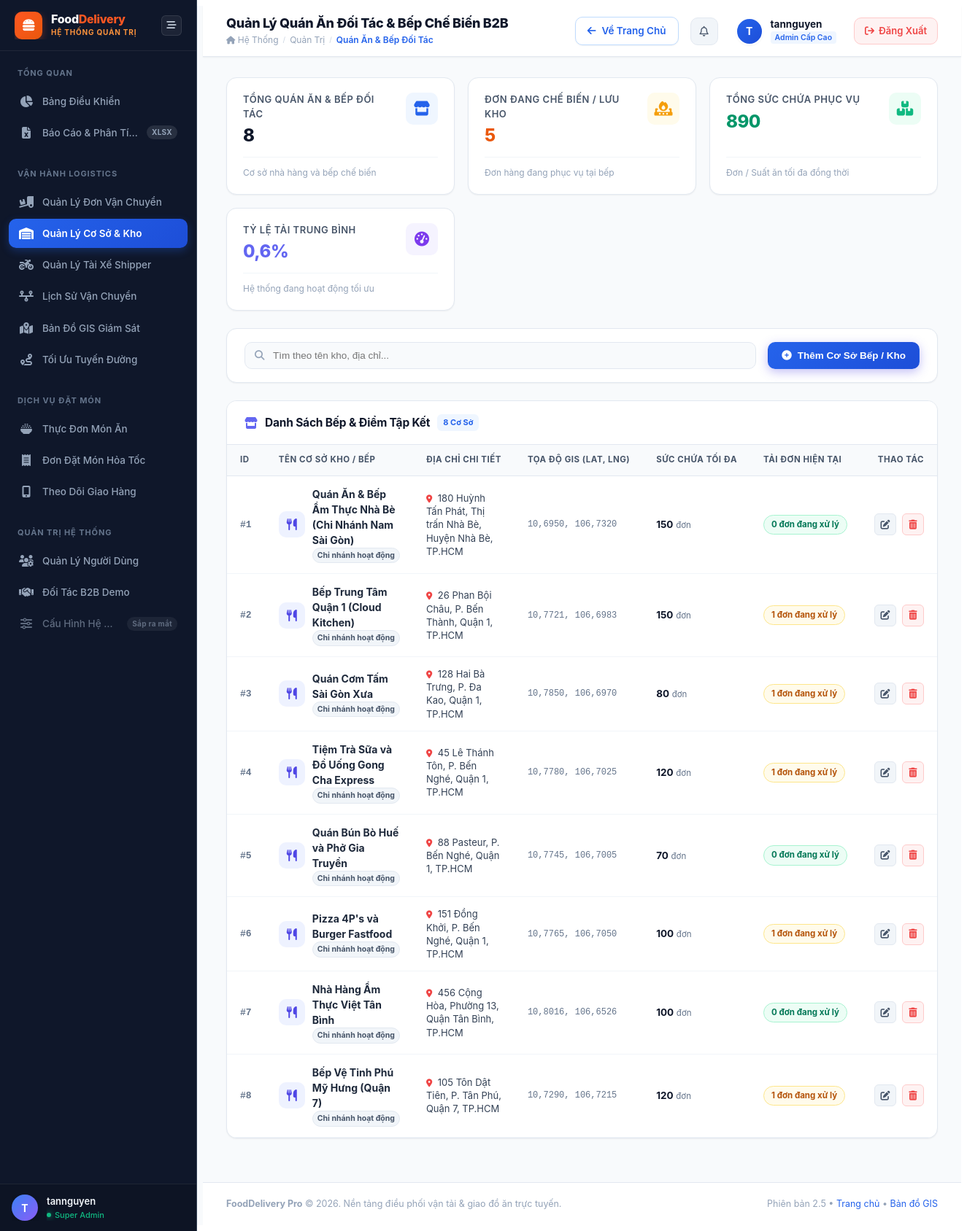
The app's page /quan-ly-kho/ (signed in), older data.
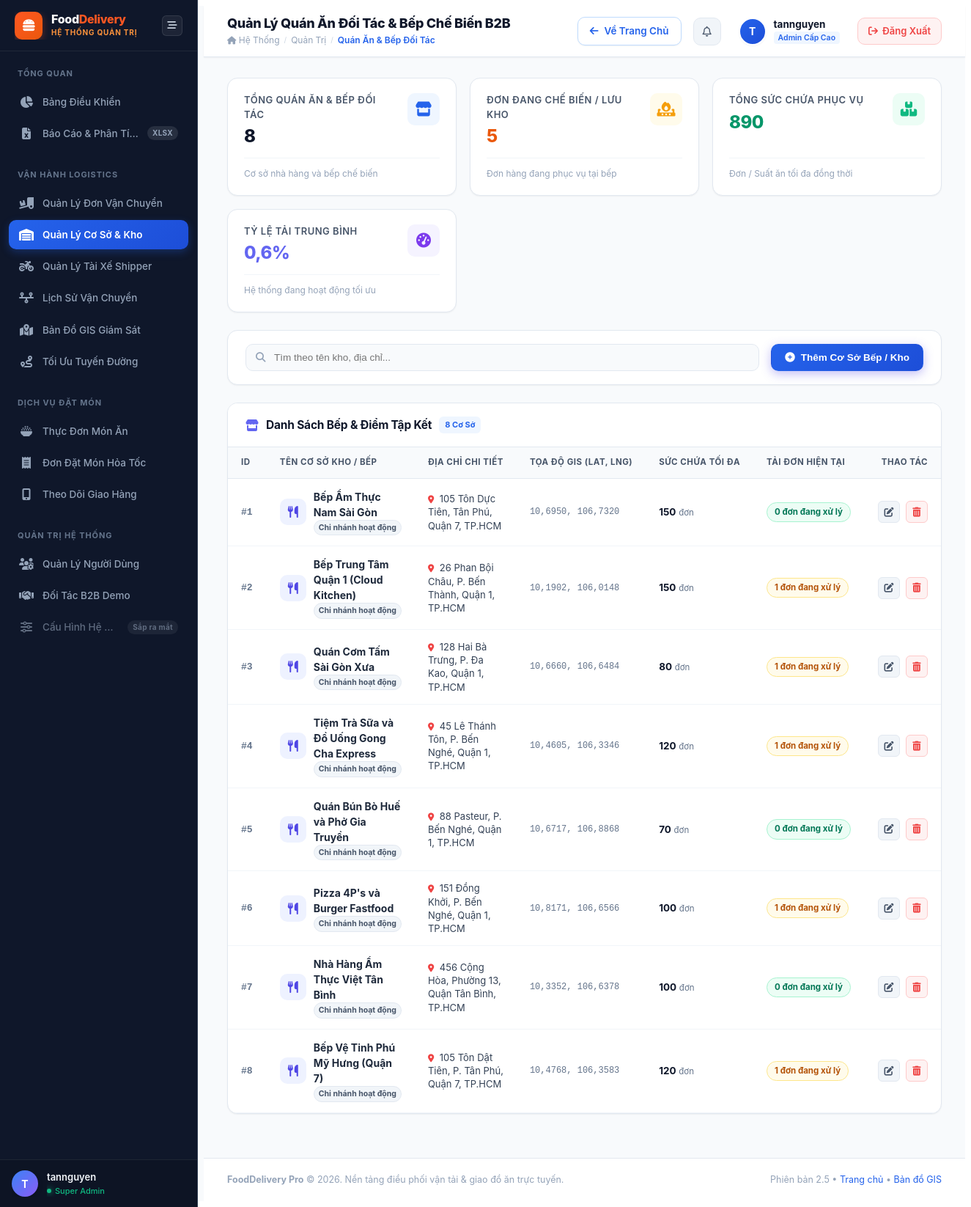
The same page, newer data.
### core/models.py (models this page shows, shortened)
class KhoHang(models.Model):
    chu_so_huu = models.ForeignKey(User, on_delete=models.SET_NULL, null=True, blank=True,
                                   related_name='cac_quan_an', verbose_name="Chủ quán / Đối tác B2B")
    ten_kho = models.CharField(max_length=100, verbose_name="Tên Quán Ăn / Nhà Hàng / Chi Nhánh")
    dia_chi = models.CharField(max_length=200, verbose_name="Địa chỉ")
    lat = models.FloatField(help_text="Vĩ độ (Latitude)")
    lng = models.FloatField(help_text="Kinh độ (Longitude)")
    suc_chua_toi_da = models.IntegerField(default=100, verbose_name="Công suất phục vụ tối đa (Đơn/ngày)")
    loai_hinh = models.CharField(max_length=50, default='Quán ăn ẩm thực', verbose_name="Loại hình cơ sở")
    hinh_anh = models.CharField(max_length=500, blank=True, null=True, default='', verbose_name="Ảnh đại diện quán/bếp")
    danh_gia = models.FloatField(default=4.8, verbose_name="Điểm đánh giá sao")
    thoi_gian_mo_cua = models.CharField(max_length=100, default='07:00 - 22:30', verbose_name="Giờ mở cửa")
    hotline = models.CharField(max_length=20, default='1900 6868', verbose_name="Hotline liên hệ")
    class Meta:
        verbose_name = "Quán ăn / Nhà hàng đối tác B2B"
        verbose_name_plural = "Danh sách Quán ăn / Nhà hàng B2B"

### core/views.py (the view)
# urls.py: path('quan-ly-kho/', views.quan_ly_kho, name='quan_ly_kho'),
@login_required(login_url='core:login')
def quan_ly_kho(request):
    if not request.user.is_staff:
        return redirect('core:home')
    ds_kho = KhoHang.objects.all().order_by('id')
    q = request.GET.get('q', '').strip()
    if q:
        ds_kho = ds_kho.filter(Q(ten_kho__icontains=q) | Q(dia_chi__icontains=q))
    for kho in ds_kho:
        kho.don_chua_giao = kho.donhang_set.exclude(trang_thai__in=['ĐÃ GIAO THÀNH CÔNG', 'ĐÃ HỦY']).count()
        if kho.suc_chua_toi_da and kho.suc_chua_toi_da > 0:
            kho.ty_le_tai = min(round((kho.don_chua_giao / kho.suc_chua_toi_da) * 100), 100)
        else:
            kho.ty_le_tai = 0
    tong_kho = KhoHang.objects.count()
    tong_don_dang_xu_ly = DonHang.objects.exclude(trang_thai__in=['ĐÃ GIAO THÀNH CÔNG', 'ĐÃ HỦY']).count()
    tong_suc_chua = KhoHang.objects.aggregate(Sum('suc_chua_toi_da'))['suc_chua_toi_da__sum'] or 0
    ty_le_tai = round((tong_don_dang_xu_ly / tong_suc_chua * 100), 1) if tong_suc_chua > 0 else 0
    stats = {
        'tong_kho': tong_kho,
        'tong_don_dang_xu_ly': tong_don_dang_xu_ly,
        'tong_suc_chua': tong_suc_chua,
        'ty_le_tai': ty_le_tai,
    }
    return render(request, 'admin_dashboard/quan_ly_kho.html', {
        'ds_kho': ds_kho,
        'stats': stats,
        'q': q,
        'active_menu': 'kho_hang',
    })

### templates/admin_dashboard/quan_ly_kho.html (shortened to what the changed rows need)
{% extends "admin_dashboard/admin_base.html" %}
{% load static currency_filters l10n %}
{% block page_title %}Quản Lý Quán Ăn Đối Tác & Bếp Chế Biến B2B{% endblock %}
{% block admin_content %}
<link rel="stylesheet" href="https://unpkg.com/leaflet@1.9.4/dist/leaflet.css" />
<div class="admin-card">
    <div class="admin-table-container">
        <table class="admin-table" id="warehouseTable">
            <thead>
                <tr>
                    <th style="width: 70px;">ID</th>
                    <th>Tên Cơ Sở Kho / Bếp</th>
                    <th>Địa Chỉ Chi Tiết</th>
                    <th>Tọa Độ GIS (Lat, Lng)</th>
                    <th>Sức Chứa Tối Đa</th>
                    <th>Tải Đơn Hiện Tại</th>
                    <th style="text-align: right; width: 120px;">Thao Tác</th>
                </tr>
            </thead>
            <tbody>
                {% for kho in ds_kho %}
                <tr id="row-warehouse-{{ kho.id }}">
                    <td>
                        <strong style="color: #64748b; font-family: monospace;">#{{ kho.id }}</strong>
                    </td>
                    <td>
                        <div style="display: flex; align-items: center; gap: 10px;">
                            <div style="width: 36px; height: 36px; border-radius: 10px; background: #eef2ff; color: #4f46e5; display: flex; align-items: center; justify-content: center; font-size: 16px; flex-shrink: 0;">
                                <i class="fa-solid fa-utensils"></i>
                            </div>
                            <div>
                                <div style="font-weight: 700; color: #1e293b; font-size: 14px;">{{ kho.ten_kho }}</div>
                                <span class="admin-badge admin-badge-neutral" style="font-size: 10.5px; padding: 2px 6px;">Chi nhánh hoạt động</span>
                            </div>
                        </div>
                    </td>
                    <td>
                        <div style="color: #334155; font-size: 13px; max-width: 260px; line-height: 1.4;">
                            <i class="fa-solid fa-location-dot" style="color: #ef4444; font-size: 11px; margin-right: 4px;"></i>
                            {{ kho.dia_chi }}
                        </div>
                    </td>
                    <td>
                        <div style="font-family: monospace; font-size: 12px; color: #64748b;">
                            {{ kho.lat|floatformat:4 }}, {{ kho.lng|floatformat:4 }}
                        </div>
                    </td>
                    <td>
                        <strong style="color: #0f172a; font-size: 13.5px;">{{ kho.suc_chua_toi_da }}</strong>
                        <span style="font-size: 11.5px; color: #64748b;">đơn</span>
                    </td>
                    <td>
                        <div style="display: flex; align-items: center; gap: 6px;">
                            <span class="admin-badge {% if kho.don_chua_giao > 0 %}admin-badge-warning{% else %}admin-badge-success{% endif %}">
                                {{ kho.don_chua_giao|default:0 }} đơn đang xử lý
                            </span>
                        </div>
                    </td>
                    <td style="text-align: right;">
                        <div class="admin-row-actions" style="justify-content: flex-end;">
                            <button type="button" class="admin-btn-icon-sm" title="Chỉnh sửa cơ sở này" onclick="openEditWarehouseModal('{{ kho.id }}', '{{ kho.ten_kho|escapejs }}', '{{ kho.dia_chi|escapejs }}', '{{ kho.lat|unlocalize }}', '{{ kho.lng|unlocalize }}', '{{ kho.suc_chua_toi_da }}')">
                                <i class="fa-solid fa-pen-to-square"></i>
                            </button>
                            <button type="button" class="admin-btn-icon-sm" style="color: #ef4444; border-color: #fecaca; background: #fef2f2;" title="Xóa cơ sở kho" onclick="confirmDeleteWarehouse('{{ kho.id }}', '{{ kho.ten_kho|escapejs }}')">
                                <i class="fa-solid fa-trash-can"></i>
                            </button>
                        </div>
                    </td>
                </tr>
                {% endfor %}
            </tbody>
        </table>
    </div>
</div>
{% endblock %}

Row changes from the older to the newer data that the page shows:
changed KhoHang id 1: ten_kho "Quán Ăn & Bếp Ẩm Thực Nhà Bè (Chi Nhánh Nam Sài Gòn)" → "Bếp Ẩm Thực Nam Sài Gòn"; dia_chi "180 Huỳnh Tấn Phát, Thị trấn Nhà Bè, Huyện Nhà Bè, TP.HCM" → "105 Tôn Dực Tiên, Tân Phú, Quận 7, TP.HCM"
changed KhoHang "Bếp Trung Tâm Quận 1 (Cloud Kitchen)": lat "10,7721" → "10,1902"; lng "106,6983" → "106,0148"
changed KhoHang "Quán Cơm Tấm Sài Gòn Xưa": lat "10,7850" → "10,6660"; lng "106,6970" → "106,6484"
changed KhoHang "Tiệm Trà Sữa và Đồ Uống Gong Cha Express": lat "10,7780" → "10,4605"; lng "106,7025" → "106,3346"
changed KhoHang "Quán Bún Bò Huế và Phở Gia Truyền": lat "10,7745" → "10,6717"; lng "106,7005" → "106,8868"
changed KhoHang "Pizza 4P's và Burger Fastfood": lat "10,7765" → "10,8171"; lng "106,7050" → "106,6566"
changed KhoHang "Nhà Hàng Ẩm Thực Việt Tân Bình": lat "10,8016" → "10,3352"; lng "106,6526" → "106,6378"
changed KhoHang "Bếp Vệ Tinh Phú Mỹ Hưng (Quận 7)": lat "10,7290" → "10,4768"; lng "106,7215" → "106,3583"
